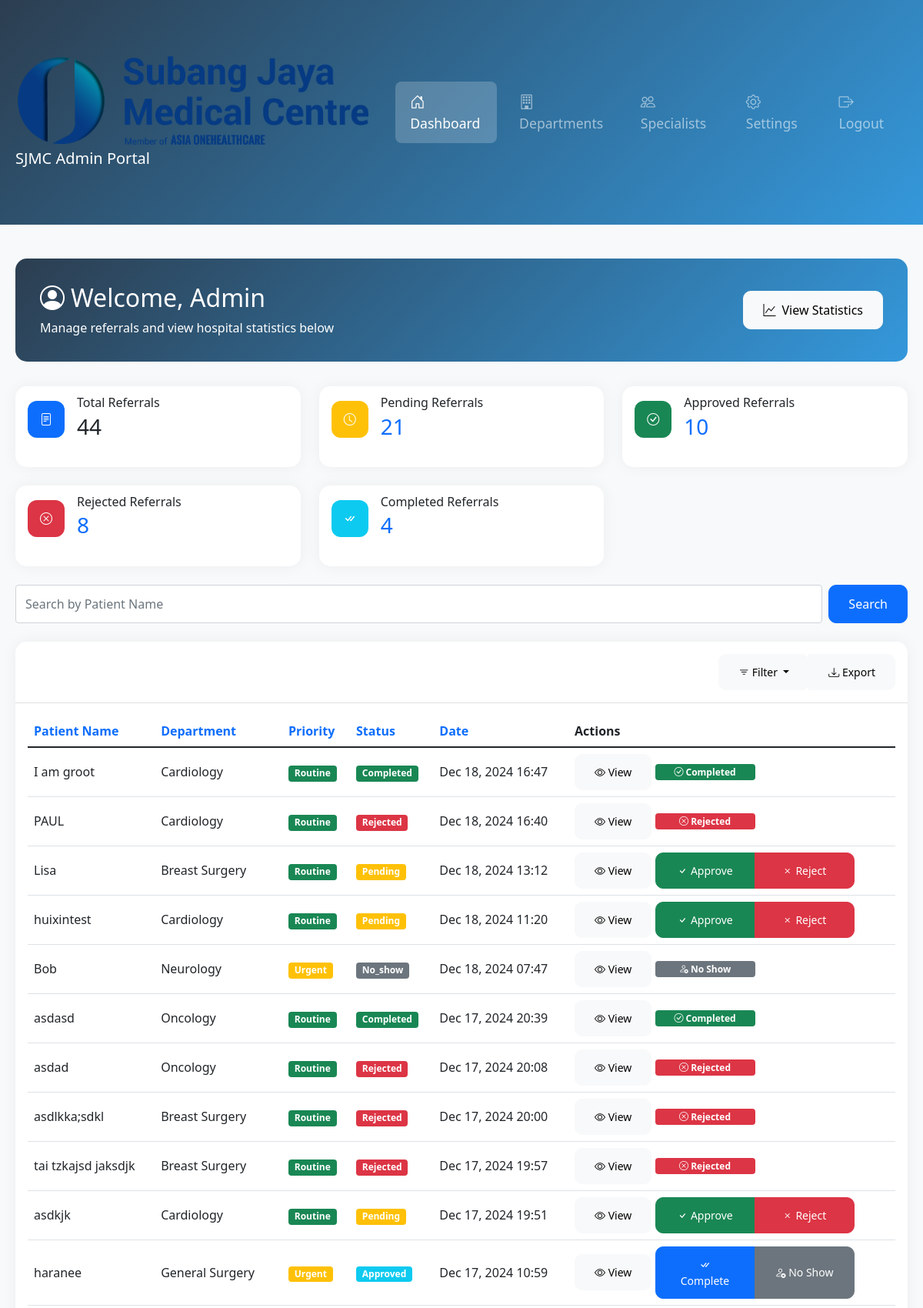
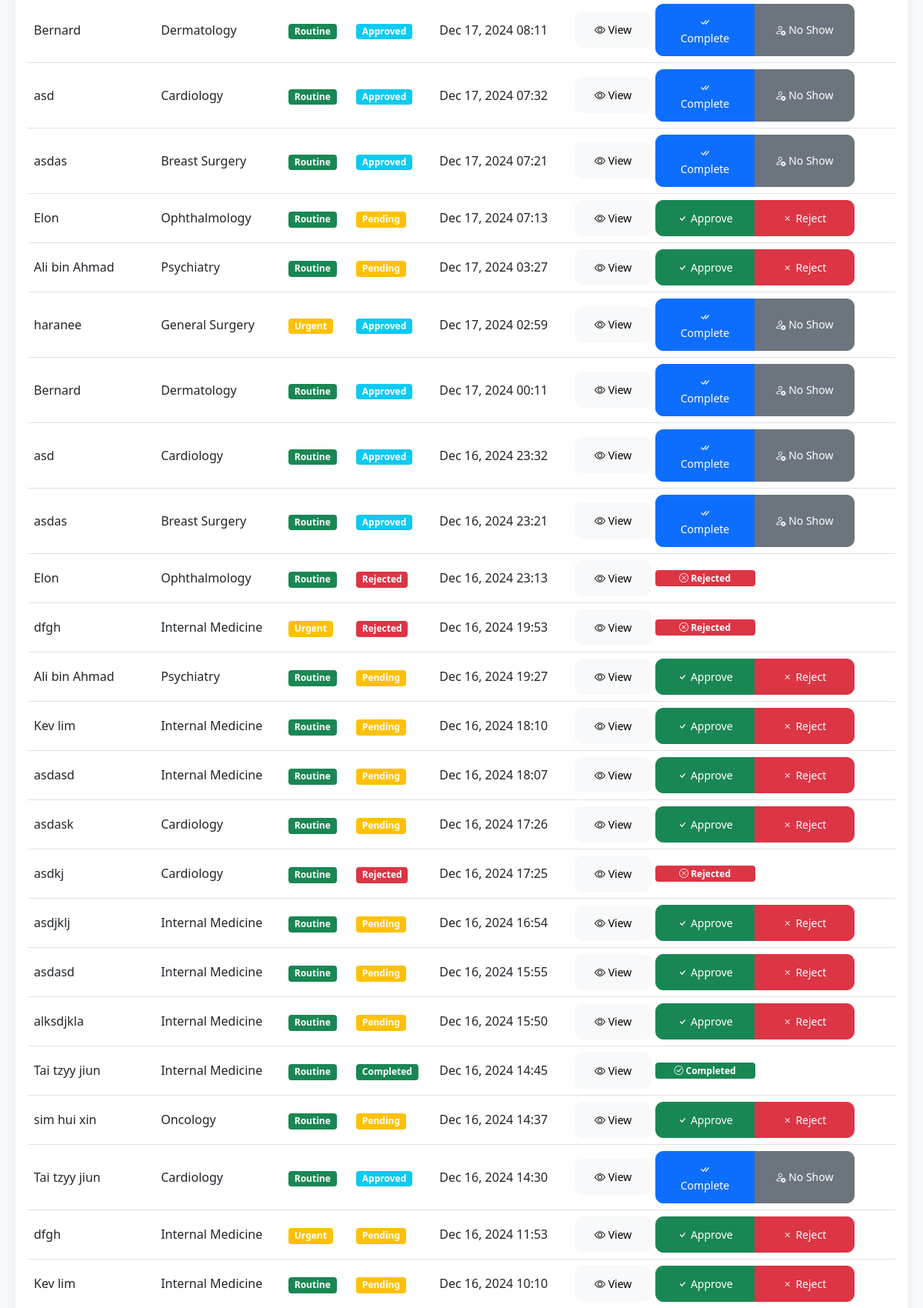
Screenshot of /index.php (signed in, upper part) with the database file from the repository (2 pictures, top to bottom).
### tables this page shows
CREATE TABLE `referrals` (
  `id` int NOT NULL AUTO_INCREMENT,
  `patient_id` int NOT NULL,
  `referring_gp_id` int NOT NULL,
  `department_id` int NOT NULL,
  `priority_level` enum('routine','urgent','emergency') NOT NULL,
  `status` enum('pending','approved','rejected','completed','no_show') NOT NULL DEFAULT 'pending',
  `created_at` timestamp NULL DEFAULT CURRENT_TIMESTAMP,
  `updated_at` timestamp NULL DEFAULT CURRENT_TIMESTAMP ON UPDATE CURRENT_TIMESTAMP,
  `specialist_id` int DEFAULT NULL,
  `referral_letter_path` varchar(255) DEFAULT NULL COMMENT 'Path to stored referral letter file',
  `payment_mode` varchar(20) NOT NULL,
  `clinical_history` text,
  `diagnosis` text,
  `investigation_results` text,
  `remarks` text,
  `no_show_date` timestamp NULL DEFAULT NULL,
  PRIMARY KEY (`id`),
  KEY `patient_id` (`patient_id`),
  KEY `referring_gp_id` (`referring_gp_id`),
  KEY `department_id` (`department_id`),
  KEY `specialist_id` (`specialist_id`),
  CONSTRAINT `referrals_ibfk_1` FOREIGN KEY (`patient_id`) REFERENCES `patients` (`id`),
  CONSTRAINT `referrals_ibfk_2` FOREIGN KEY (`referring_gp_id`) REFERENCES `gp_doctors` (`id`),
  CONSTRAINT `referrals_ibfk_3` FOREIGN KEY (`department_id`) REFERENCES `departments` (`id`),
  CONSTRAINT `referrals_ibfk_4` FOREIGN KEY (`specialist_id`) REFERENCES `specialists` (`id`)
);

CREATE TABLE `patients` (
  `id` int NOT NULL AUTO_INCREMENT,
  `name` varchar(100) NOT NULL,
  `date_of_birth` date NOT NULL,
  `ic_number` varchar(14) NOT NULL,
  `contact_number` varchar(20) DEFAULT NULL,
  `email` varchar(100) DEFAULT NULL,
  `address` text,
  `created_at` timestamp NULL DEFAULT CURRENT_TIMESTAMP,
  PRIMARY KEY (`id`)
);

CREATE TABLE `departments` (
  `id` int NOT NULL AUTO_INCREMENT,
  `name` varchar(100) NOT NULL,
  `description` text,
  `status` enum('active','inactive') DEFAULT 'active',
  `created_at` timestamp NULL DEFAULT CURRENT_TIMESTAMP,
  `updated_at` timestamp NULL DEFAULT CURRENT_TIMESTAMP ON UPDATE CURRENT_TIMESTAMP,
  PRIMARY KEY (`id`)
);

### index.php (the view, shortened to what the rows shown need)
<?php
$db = require_once 'config/db.php';
$recent_referrals = [];
try {
    $sort = isset($_GET['sort']) ? $_GET['sort'] : 'date';
    $orderBy = 'r.created_at DESC';
    switch ($sort) {
        case 'date':
        default:
            $orderBy = 'r.created_at DESC';
            break;
    }
    $where_conditions = [];
    $params = [];
    $where_clause = !empty($where_conditions) ? "WHERE " . implode(' AND ', $where_conditions) : '';
    $referrals_query = $db->prepare("SELECT
        r.id,
        r.*,
        d.name as department_name,
        p.name as patient_name,
        p.ic_number,
        g.gp_name as referring_doctor,
        s.name as specialist_name
        FROM referrals r
        LEFT JOIN departments d ON r.department_id = d.id
        LEFT JOIN patients p ON r.patient_id = p.id
        LEFT JOIN gp_doctors g ON r.referring_gp_id = g.id
        LEFT JOIN specialists s ON r.specialist_id = s.id
        $where_clause
        ORDER BY $orderBy
        ");
    $referrals_query->execute($params);
    $recent_referrals = $referrals_query->fetchAll(PDO::FETCH_ASSOC);
} catch(Exception $e) {
    error_log("Database error: " . $e->getMessage());
    $error_message = "An error occurred while fetching data.";
}
?>
<!DOCTYPE html>
<html lang="en">
<head>
    <link href="https://cdn.jsdelivr.net/npm/bootstrap@5.1.3/dist/css/bootstrap.min.css" rel="stylesheet">
    <link href="https://cdn.jsdelivr.net/npm/bootstrap-icons@1.11.3/font/bootstrap-icons.css" rel="stylesheet">
</head>
<body>
    <div class="container mt-4">
        <div class="welcome-section">
            <div class="d-flex justify-content-between align-items-center">
                <div>
                    <h2><i class="bi bi-person-circle me-2"></i>Welcome, Admin</h2>
                </div>
            </div>
        </div>
        <div class="card table-card">
            <div class="card-body">
                <div class="table-responsive">
                    <table class="table table-hover align-middle">
                        <thead>
                            <tr>
                                <th><a href="?sort=patient_name" class="text-decoration-none">Patient Name</a></th>
                                <th><a href="?sort=department" class="text-decoration-none">Department</a></th>
                                <th><a href="?sort=priority" class="text-decoration-none">Priority</a></th>
                                <th><a href="?sort=status" class="text-decoration-none">Status</a></th>
                                <th><a href="?sort=date" class="text-decoration-none">Date</a></th>
                                <th>Actions</th>
                            </tr>
                        </thead>
                        <tbody>
                            <?php foreach ($recent_referrals as $referral): ?>
                            <tr>
                                <td>
                                    <?php
                                    $searchTerm = isset($_GET['search']) ? $_GET['search'] : '';
                                    $patientName = htmlspecialchars($referral['patient_name']);
                                    if ($searchTerm) {
                                        $highlightedName = preg_replace('/(' . preg_quote($searchTerm, '/') . ')/i', '<span class="highlight">$1</span>', $patientName);
                                        echo $highlightedName;
                                    } else {
                                        echo $patientName;
                                    }
                                    ?>
                                </td>
                                <td><?php echo htmlspecialchars($referral['department_name']); ?></td>
                                <td>
                                    <span class="badge bg-<?php
                                        echo $referral['priority_level'] === 'emergency' ? 'danger' :
                                            ($referral['priority_level'] === 'urgent' ? 'warning' : 'success');
                                    ?>">
                                        <?php echo ucfirst(htmlspecialchars($referral['priority_level'])); ?>
                                    </span>
                                </td>
                                <td>
                                    <span class="badge bg-<?php
                                        echo $referral['status'] === 'completed' ? 'success' :
                                            ($referral['status'] === 'pending' ? 'warning' :
                                            ($referral['status'] === 'approved' ? 'info' :
                                            ($referral['status'] === 'rejected' ? 'danger' :
                                            ($referral['status'] === 'no_show' ? 'secondary' : 'secondary'))));
                                    ?>">
                                        <?php echo ucfirst(htmlspecialchars($referral['status'])); ?>
                                    </span>
                                </td>
                                <td><?php echo date('M d, Y H:i', strtotime($referral['created_at'])); ?></td>
                                <td>
                                    <?php
                                    $view_url = "view_referral.php?id=" . htmlspecialchars($referral['id']);
                                    ?>
                                    <a href="<?php echo $view_url; ?>"
                                       class="btn btn-sm btn-light"
                                       onclick="console.log('Clicking view for referral: <?php echo $view_url; ?>');">
                                        <i class="bi bi-eye"></i> View
                                    </a>
                                    <form action="update_referral_status.php" method="POST" style="display:inline;">
                                        <?php
                                        switch($referral['status']) {
                                            case 'pending':
                                                ?>
                                                <div class="btn-group">
                                                    <button type="submit" name="status" value="approved" class="btn btn-sm btn-success" style="width: 130px;">
                                                        <i class="bi bi-check"></i> Approve
                                                    </button>
                                                    <button type="submit" name="status" value="rejected" class="btn btn-sm btn-danger" style="width: 130px;">
                                                        <i class="bi bi-x"></i> Reject
                                                    </button>
                                                </div>
                                                <?php
                                                break;
                                            case 'approved':
                                                ?>
                                                <div class="btn-group">
                                                    <button type="submit" name="status" value="completed" class="btn btn-sm btn-primary" style="width: 130px;">
                                                        <i class="bi bi-check-all"></i> Complete
                                                    </button>
                                                    <button type="submit" name="status" value="no_show" class="btn btn-sm btn-secondary" style="width: 130px;">
                                                        <i class="bi bi-person-x"></i> No Show
                                                    </button>
                                                </div>
                                                <?php
                                                break;
                                            case 'completed':
                                                ?>
                                                <span class="badge bg-success" style="width: 130px;">
                                                    <i class="bi bi-check-circle"></i> Completed
                                                </span>
                                                <?php
                                                break;
                                            case 'rejected':
                                                ?>
                                                <span class="badge bg-danger" style="width: 130px;">
                                                    <i class="bi bi-x-circle"></i> Rejected
                                                </span>
                                                <?php
                                                break;
                                            case 'no_show':
                                                ?>
                                                <span class="badge bg-secondary" style="width: 130px;">
                                                    <i class="bi bi-person-x"></i> No Show
                                                </span>
                                                <?php
                                                break;
                                        }
                                        ?>
                                    </form>
                                </td>
                            </tr>
                            <?php endforeach; ?>
                        </tbody>
                    </table>
                </div>
            </div>
        </div>
    </div>
</body>
</html>

### rows the page displays
referrals: patient.name "I am groot", department.name "Cardiology", priority_level "Routine", status "Completed", created_at "Dec 18, 2024 16:47"
referrals: patient.name "PAUL", department.name "Cardiology", priority_level "Routine", status "Rejected", created_at "Dec 18, 2024 16:40"
referrals: patient.name "Lisa", department.name "Breast Surgery", priority_level "Routine", status "Pending", created_at "Dec 18, 2024 13:12", shows "Approve"
referrals: patient.name "huixintest", department.name "Cardiology", priority_level "Routine", status "Pending", created_at "Dec 18, 2024 11:20", shows "Approve"
referrals: patient.name "Bob", department.name "Neurology", priority_level "Urgent", status "No_show", created_at "Dec 18, 2024 07:47", shows "No Show"
referrals: patient.name "asdasd", department.name "Oncology", priority_level "Routine", status "Completed", created_at "Dec 17, 2024 20:39"
referrals: patient.name "asdad", department.name "Oncology", priority_level "Routine", status "Rejected", created_at "Dec 17, 2024 20:08"
referrals: patient.name "asdlkka;sdkl", department.name "Breast Surgery", priority_level "Routine", status "Rejected", created_at "Dec 17, 2024 20:00"
referrals: patient.name "tai tzkajsd jaksdjk", department.name "Breast Surgery", priority_level "Routine", status "Rejected", created_at "Dec 17, 2024 19:57"
referrals: patient.name "asdkjk", department.name "Cardiology", priority_level "Routine", status "Pending", created_at "Dec 17, 2024 19:51", shows "Approve"
referrals: patient.name "haranee", department.name "General Surgery", priority_level "Urgent", status "Approved", created_at "Dec 17, 2024 10:59", shows "Complete"
referrals: patient.name "Bernard", department.name "Dermatology", priority_level "Routine", status "Approved", created_at "Dec 17, 2024 08:11", shows "Complete"
referrals: patient.name "asd", department.name "Cardiology", priority_level "Routine", status "Approved", created_at "Dec 17, 2024 07:32", shows "Complete"
referrals: patient.name "asdas", department.name "Breast Surgery", priority_level "Routine", status "Approved", created_at "Dec 17, 2024 07:21", shows "Complete"
referrals: patient.name "Elon", department.name "Ophthalmology", priority_level "Routine", status "Pending", created_at "Dec 17, 2024 07:13", shows "Approve"
referrals: patient.name "Ali bin Ahmad", department.name "Psychiatry", priority_level "Routine", status "Pending", created_at "Dec 17, 2024 03:27", shows "Approve"
referrals: patient.name "haranee", department.name "General Surgery", priority_level "Urgent", status "Approved", created_at "Dec 17, 2024 02:59", shows "Complete"
referrals: patient.name "Bernard", department.name "Dermatology", priority_level "Routine", status "Approved", created_at "Dec 17, 2024 00:11", shows "Complete"
referrals: patient.name "asd", department.name "Cardiology", priority_level "Routine", status "Approved", created_at "Dec 16, 2024 23:32", shows "Complete"
referrals: patient.name "asdas", department.name "Breast Surgery", priority_level "Routine", status "Approved", created_at "Dec 16, 2024 23:21", shows "Complete"
referrals: patient.name "Elon", department.name "Ophthalmology", priority_level "Routine", status "Rejected", created_at "Dec 16, 2024 23:13"
referrals: patient.name "dfgh", department.name "Internal Medicine", priority_level "Urgent", status "Rejected", created_at "Dec 16, 2024 19:53"
referrals: patient.name "Ali bin Ahmad", department.name "Psychiatry", priority_level "Routine", status "Pending", created_at "Dec 16, 2024 19:27", shows "Approve"
referrals: patient.name "Kev lim", department.name "Internal Medicine", priority_level "Routine", status "Pending", created_at "Dec 16, 2024 18:10", shows "Approve"
referrals: patient.name "asdasd", department.name "Internal Medicine", priority_level "Routine", status "Pending", created_at "Dec 16, 2024 18:07", shows "Approve"
referrals: patient.name "asdask", department.name "Cardiology", priority_level "Routine", status "Pending", created_at "Dec 16, 2024 17:26", shows "Approve"
referrals: patient.name "asdkj", department.name "Cardiology", priority_level "Routine", status "Rejected", created_at "Dec 16, 2024 17:25"
referrals: patient.name "asdjklj", department.name "Internal Medicine", priority_level "Routine", status "Pending", created_at "Dec 16, 2024 16:54", shows "Approve"
referrals: patient.name "asdasd", department.name "Internal Medicine", priority_level "Routine", status "Pending", created_at "Dec 16, 2024 15:55", shows "Approve"
referrals: patient.name "alksdjkla", department.name "Internal Medicine", priority_level "Routine", status "Pending", created_at "Dec 16, 2024 15:50", shows "Approve"
referrals: patient.name "Tai tzyy jiun", department.name "Internal Medicine", priority_level "Routine", status "Completed", created_at "Dec 16, 2024 14:45"
referrals: patient.name "sim hui xin", department.name "Oncology", priority_level "Routine", status "Pending", created_at "Dec 16, 2024 14:37", shows "Approve"
referrals: patient.name "Tai tzyy jiun", department.name "Cardiology", priority_level "Routine", status "Approved", created_at "Dec 16, 2024 14:30", shows "Complete"
referrals: patient.name "dfgh", department.name "Internal Medicine", priority_level "Urgent", status "Pending", created_at "Dec 16, 2024 11:53", shows "Approve"
referrals: patient.name "Kev lim", department.name "Internal Medicine", priority_level "Routine", status "Pending", created_at "Dec 16, 2024 10:10", shows "Approve"

### other values shown
$stats['total_referrals'] "44"
$stats['pending_referrals'] "21"
$stats['approved_referrals'] "10"
$stats['rejected_referrals'] "8"
$stats['completed_referrals'] "4"
